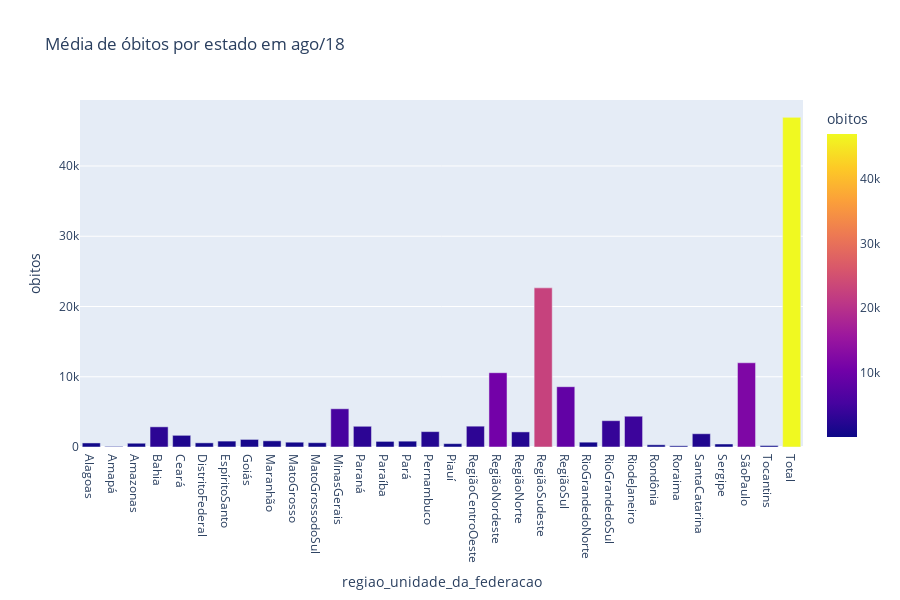

Notebook source saved alongside this figure:
### Code cell
#import plotly.express as px
px.bar(df_agrupado_por_estado, color='obitos', x='regiao_unidade_da_federacao', y='obitos', title = "Média de óbitos por estado em ago/18",
       hover_data=['regiao_unidade_da_federacao', 'obitos'], height=600)

### Figure 1 — Plotly figure (JSON) as saved in the notebook; plotly's stock layout.template omitted (floating-point values rounded to 4 significant figures)
{"data": [{"alignmentgroup": "True", "hovertemplate": "regiao_unidade_da_federacao=%{x}<br>obitos=%{marker.color}<extra></extra>", "legendgroup": "", "marker": {"color": [576, 85, 536, 2872, 1662, 592, 841, 1077, 879, 683, 613, 5442, 2950, 799, 832, 2191, 480, 2965, 10575, 2149, 22652, 8583, 687, 3746, 4381, 315, 171, 1887, 429, 11988, 210, 46924], "coloraxis": "coloraxis", "pattern": {"shape": ""}}, "name": "", "offsetgroup": "", "orientation": "v", "showlegend": false, "textposition": "auto", "type": "bar", "x": ["Alagoas", "Amapá", "Amazonas", "Bahia", "Ceará", "DistritoFederal", "EspíritoSanto", "Goiás", "Maranhão", "MatoGrosso", "MatoGrossodoSul", "MinasGerais", "Paraná", "Paraíba", "Pará", "Pernambuco", "Piauí", "RegiãoCentroOeste", "RegiãoNordeste", "RegiãoNorte", "RegiãoSudeste", "RegiãoSul", "RioGrandedoNorte", "RioGrandedoSul", "RiodeJaneiro", "Rondônia", "Roraima", "SantaCatarina", "Sergipe", "SãoPaulo", "Tocantins", "Total"], "xaxis": "x", "y": [576, 85, 536, 2872, 1662, 592, 841, 1077, 879, 683, 613, 5442, 2950, 799, 832, 2191, 480, 2965, 10575, 2149, 22652, 8583, 687, 3746, 4381, 315, 171, 1887, 429, 11988, 210, 46924], "yaxis": "y"}], "layout": {"barmode": "relative", "coloraxis": {"colorbar": {"title": {"text": "obitos"}}, "colorscale": [[0, "#0d0887"], [0.1111, "#46039f"], [0.2222, "#7201a8"], [0.3333, "#9c179e"], [0.4444, "#bd3786"], [0.5556, "#d8576b"], [0.6667, "#ed7953"], [0.7778, "#fb9f3a"], [0.8889, "#fdca26"], [1, "#f0f921"]]}, "height": 600, "legend": {"tracegroupgap": 0}, "title": {"text": "Média de óbitos por estado em ago/18"}, "xaxis": {"anchor": "y", "domain": [0, 1], "title": {"text": "regiao_unidade_da_federacao"}}, "yaxis": {"anchor": "x", "domain": [0, 1], "title": {"text": "obitos"}}}}
